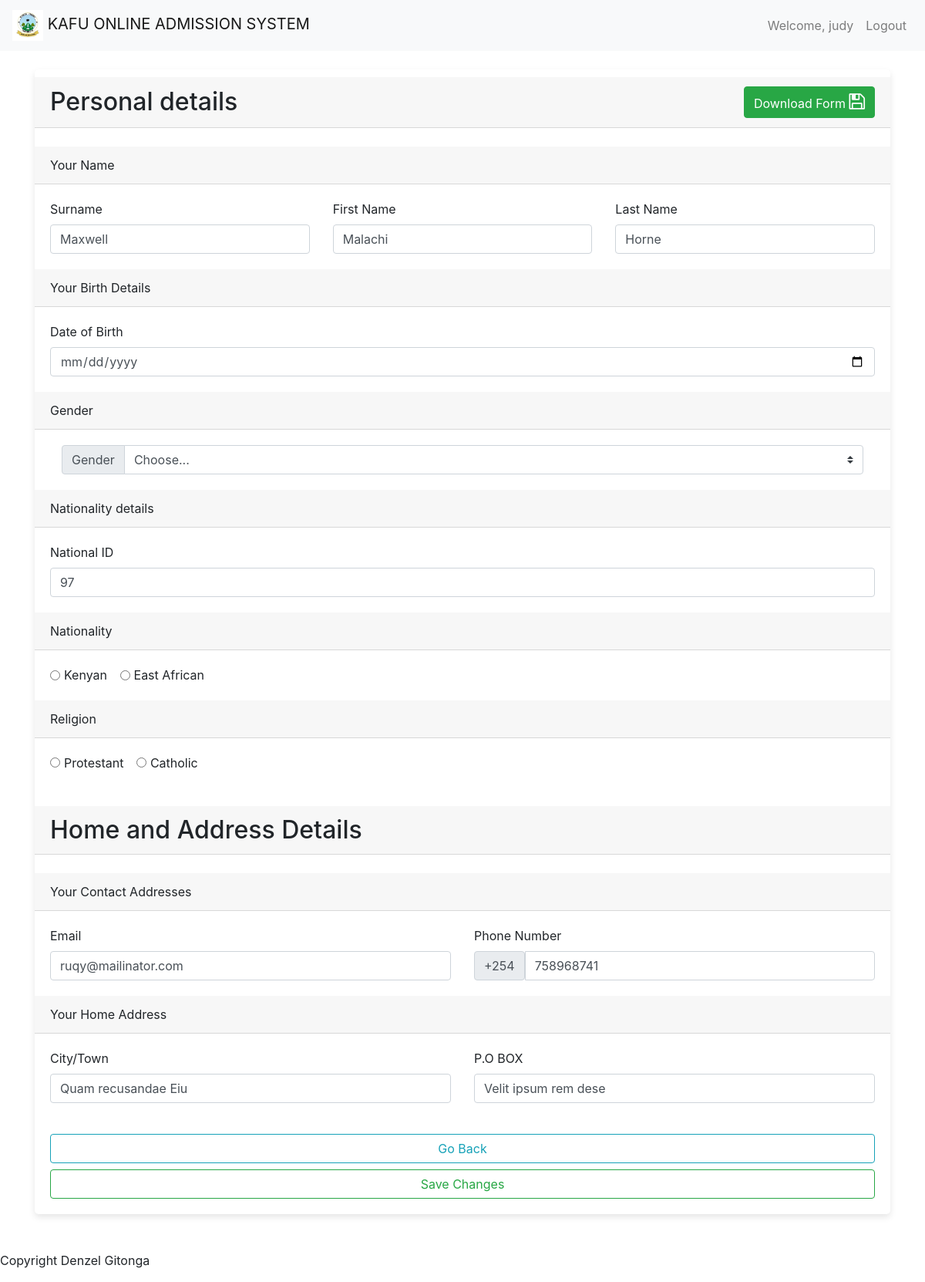
Page /submissions/personal-details/3/ (signed in) on the committed database.
### accounts/models.py (models this page shows, shortened)
class User(AbstractBaseUser, PermissionsMixin):
    username = models.CharField(max_length=255, unique=True)
    email = models.EmailField(max_length=255, unique=True)
    phone_number = models.CharField(max_length=20, blank=True, null=True)
    full_name = models.CharField(max_length=255, blank=True, null=True)
    is_staff = models.BooleanField(default=False)
    is_active = models.BooleanField(default=True)
    groups = models.ManyToManyField(
        'auth.Group',
        blank=True,
        related_name='myuser_set',
        related_query_name='user',
    )
    user_permissions = models.ManyToManyField(
        'auth.Permission',
        blank=True,
        related_name='myuser_set',
        related_query_name='user',
    )
    objects = UserManager()
    USERNAME_FIELD = 'username'
    REQUIRED_FIELDS = ['email']

### admissions/models.py (models this page shows, shortened)
class PersonalDetail(models.Model):
    user = models.ForeignKey(settings.AUTH_USER_MODEL, on_delete=models.CASCADE)
    surname = models.CharField(max_length=50)
    first_name = models.CharField(max_length=50)
    last_name = models.CharField(max_length=50)
    date = models.DateField()
    gender = models.CharField(max_length=50)
    national_id = models.CharField(max_length=50)
    nationality = models.CharField(max_length=50)
    religion = models.CharField(max_length=50)
    email = models.CharField(max_length=50)
    phone = models.CharField(max_length=50)
    city = models.CharField(max_length=50)
    pob = models.CharField(max_length=50)

### submissions/views.py (the view)
# urls.py: path('personal-details/<int:user_id>/', views.view_personal_details, name='view_personal_details'), # personal details
@login_required
def view_personal_details(request, user_id):
    personal_detail = get_object_or_404(PersonalDetail, user_id=user_id)
    form = ViewPersonalDetailForm(instance=personal_detail)
    if request.method == 'POST':
        form = ViewPersonalDetailForm(request.POST, instance=personal_detail)
        if form.is_valid():
            form.save()
            messages.success(request, "Your personal details have been updated successfully!!! See the details below")
            return redirect('submissions:view_personal_details', user_id=user_id)
    context = {
        'form': form
    }
    return render(request, 'submissions/view_personal_details.html', context)

### submissions/forms.py
class ViewPersonalDetailForm(forms.ModelForm):
    class Meta:
        model = PersonalDetail
        fields = [
            'surname',
            'first_name',
            'last_name',
            'date',
            'gender',
            'national_id',
            'nationality',
            'religion',
            'email',
            'phone',
            'city',
            'pob'
        ]

### templates/submissions/view_personal_details.html (shortened to what this page needs)
{% extends 'common/base.html' %}
{% block content %}
<div class="row">
    <div class="col-md-12">
            <div class="card">
                <form action="" method="POST">
                    <div class="card-header" style="display: flex; justify-content: space-between; align-items: center; margin-top: 10px;">
                        <h2 style="margin: 0;">Personal details</h2>
                        <a class="btn btn-success" href="{% url 'forms_downloads:download_personal_details' user_id=user.id %}" style="margin-left: 10px;">
                            Download Form
                             <i class="fa fa-save" style="font-size:24px;"></i>
                        </a>
                    </div>
                    <br>
                        <div class="card-header">Your Name</div>
                            <div class="card-body">
                                <div class="row">
                                    <div class="col">
                                        <label for="id_surname" class="form-label">Surname</label>
                                        <input type="text" class="form-control" placeholder="Enter Your Surname" name="surname" value="{{ form.surname.value }}">
                                    </div>
                                    <div class="col">
                                        <label for="id_first_name" class="form-label">First Name</label>
                                        <input type="text" class="form-control" placeholder="Enter Your First Name" name="first_name" value="{{ form.first_name.value }}">
                                    </div>
                                    <div class="col">
                                        <label for="id_last_name" class="form-label">Last Name</label>
                                        <input type="text" class="form-control" placeholder="Last Name" name="last_name" value="{{ form.last_name.value }}">
                                    </div>
                                </div>
                            </div>
                        <div class="card-header">Your Birth Details</div>
                            <div class="card-body">
                                <div class="row">
                                    <div class="col">
                                        <label for="id_dob" class="form-label">Date of Birth</label>
                                        <input type="date" class= "form-control" name="date" max="2007-01-01" value="{{ form.date.value }}">
                                    </div>
                                </div>
                            </div>
                        <div class="card-header">Gender</div>
                            <div class="card-body">
                                <div class="row">
                                    <div class="col">
                                        <div class="input-group col">
                                            <div class="input-group-prepend">
                                                <label for="id_gender" class="input-group-text form-label">Gender</label>
                                            </div>
                                            <select class="custom-select form-control" name="gender" style="height: 38px;">
                                                <option name= "gender" selected>Choose...</option>
                                            </select>
                                        </div>
                                    </div>
                                </div>
                            </div>
                        <div class="card-header">Nationality details</div>
                            <div class="card-body">
                                <div class="row">
                                    <div class="col">
                                        <label for="id_national_id" class="form-label">National ID</label>
                                        <input type="number" class="form-control" name="national_id" pattern="[0-9]{8}" placeholder="National ID Number" value="{{ form.national_id.value }}">
                                    </div>
                                </div>
                            </div>
                        <div class="card-header">Nationality</div>
                            <div class="card-body">
                                <div class="row">
                                    <div class="col">
                                        <div class="form-check form-check-inline">
                                            <input type="radio" class="form-check-input" name="nationality" value="Kenyan">
                                            <label for="kenyan" class="form-check-label">Kenyan</label>
                                        </div>
                                        <div class="form-check form-check-inline">
                                            <input type="radio" class="form-check-input" name="nationality" value="East African">
                                            <label for="east_african" class="form-check-label">East African</label>
                                        </div>
                                    </div>
                                </div>
                            </div>
                        <div class="card-header">Religion</div>
                            <div class="card-body">
                                <div class="row">
                                    <div class="col">
                                        <div class="form-check form-check-inline">
                                            <input type="radio" class="form-check-input" name="religion" value="Protestant">
                                            <label for="protestant" class="form-check-label">Protestant</label>
                                        </div>
                                        <div class="form-check form-check-inline">
                                            <input type="radio" class="form-check-input" name="religion" value="Catholic">
                                            <label for="catholic" class="form-check-label">Catholic</label>
                                        </div>
                                    </div>
                                </div>
                            </div>
                    <br>
                    <h2 class="card-header">Home and Address Details</h2>
                    <br>
                        <div class="card-header">Your Contact Addresses</div>
                            <div class="card-body">
                                <div class="row">
                                    <div class="col">
                                        <label for="id_email" class="form-label">Email</label>
                                        <input type="email" class="form-control" placeholder="Enter your email" name="email" value="{{ form.email.value }}">
                                    </div>
                                    <div class="col">
                                        <label for="id_phone" class="form-label">Phone Number</label>
                                        <div class="input-group">
                                            <span class="input-group-text">+254</span>
                                            <input type="tel" class="form-control" placeholder="7000000**" name="phone" pattern="[0-9]{9}" value="{{ form.phone.value }}">
                                        </div>
                                    </div>
                                </div>
                            </div>
                        <div class="card-header">Your Home Address</div>
                            <div class="card-body">
                                <div class="row">
                                    <div class="col">
                                        <label for="id_city" class="form-label">City/Town</label>
                                        <input type="text" class="form-control" placeholder="Which is your closest city/town" name="city" value="{{ form.city.value }}">
                                    </div>
                                    <div class="col">
                                        <label for="id_pob" class="form-label">P.O BOX</label>
                                        <input type="text" class="form-control" placeholder="Enter your P.O BOX" name="pob" value="{{ form.pob.value }}">
                                    </div>
                                </div>
                            </div>
                    <div class="card-body">
                        <div class="col">
                            <div class="row">
                                <a class="btn btn-outline-info btn-block" href="{% url 'submissions:view_details' %}">Go Back</a>
                                <button class="btn btn-outline-success btn-block">Save Changes</button>
                            </div>
                        </div>
                    </div>
                </form>
            </div>
    </div>
</div>
<br>
{% endblock %}

### templates/common/header.html (shortened to what this page needs)
{% load static %}
<nav class="navbar navbar-expand-lg navbar-light bg-light">
    <a class="navbar-brand" href="{% url 'home' %}">
      <img src="{% static 'images/logos/KAFU_LOGO.jpg' %}" alt="Logo" height="40">
      KAFU ONLINE ADMISSION SYSTEM
    </a>
    <div class="collapse navbar-collapse" id="navbarSupportedContent">
      {% if user.is_authenticated %}
            <ul class="navbar-nav d-none d-lg-flex ml-auto order-3">
                <li class="nav-item">
                    <a class="nav-link" href="">
                        Welcome, {{ user.username }}
                    </a>
                </li>
                <li class="nav-item">
                  <a class="nav-link" href="{% url 'logout' %}">
                    Logout
                  </a>
                </li>
            </ul>
      {% endif %}
    </div>
  </nav>

### static/custom_css/styles.css (style rules this page uses)
.card { box-shadow: 0px 4px 8px rgba(0, 0, 0, 0.1); border: none; transition: 0.3s; border-radius: 5px; }

### rows in the picture
User: username "judy"
PersonalDetail: surname "Maxwell", first_name "Malachi", last_name "Horne", national_id "97", email "ruqy@mailinator.com", phone "758968741", city "Quam recusandae Eiu", pob "Velit ipsum rem dese"
